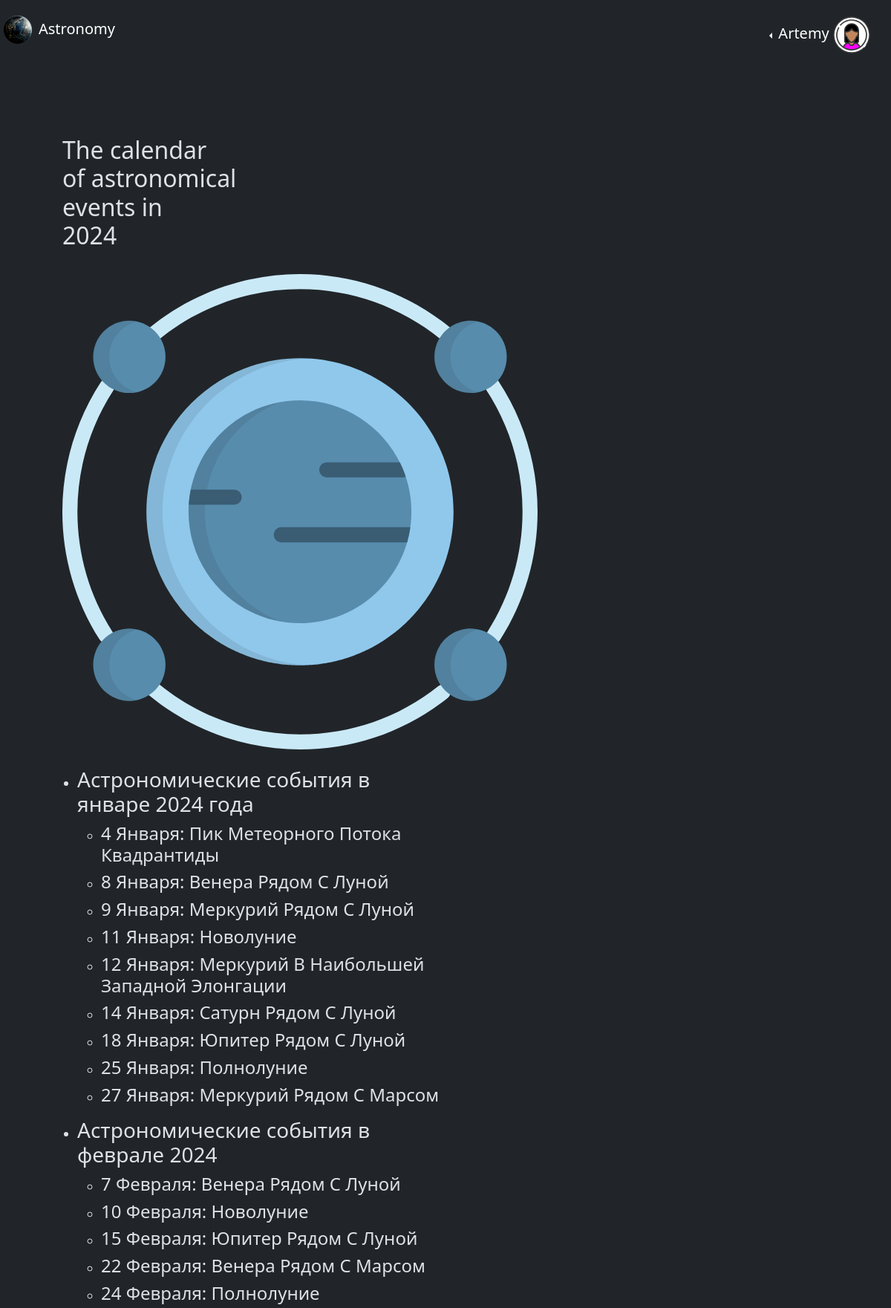
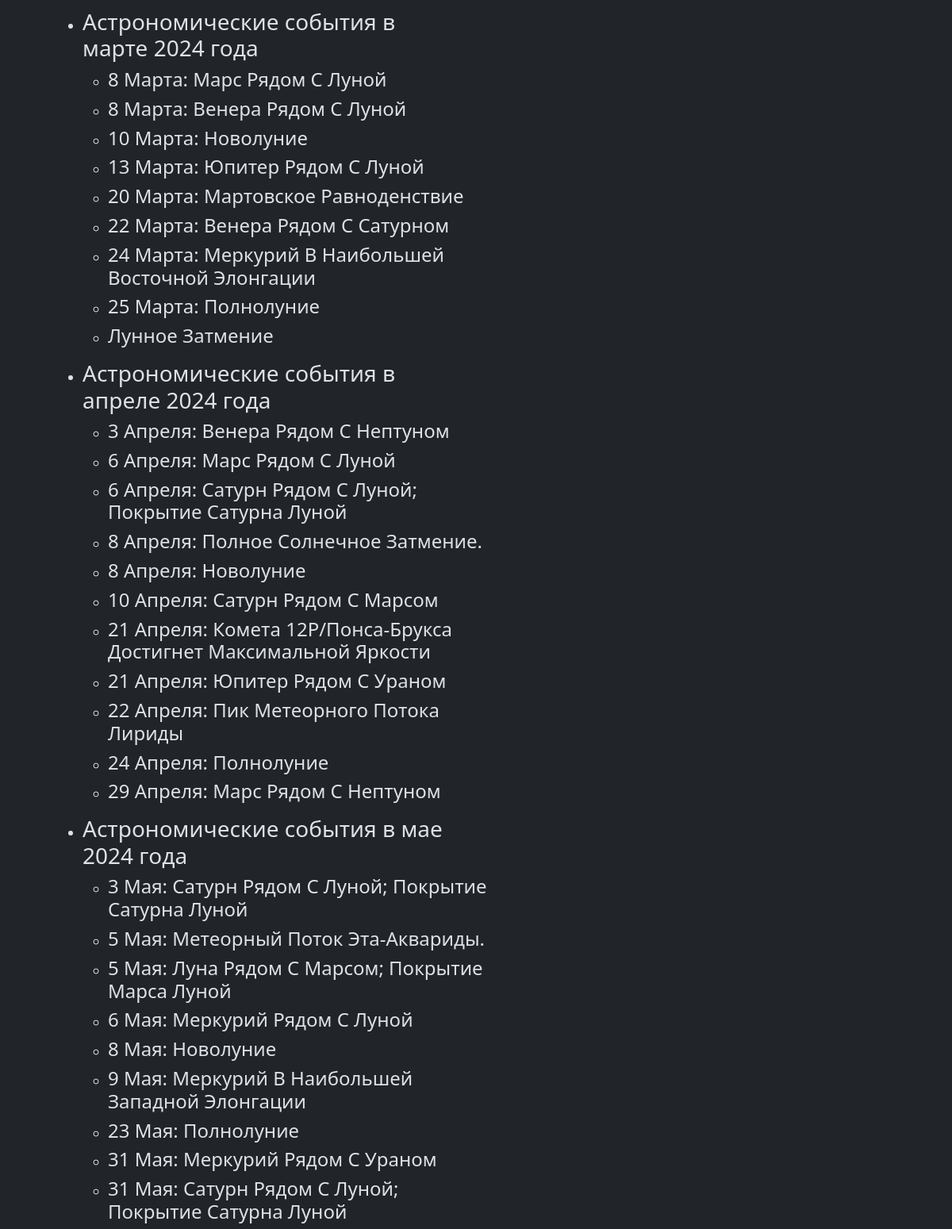
The page /astronomy-site/astronomical-calendar (signed in, upper part) on the database its author committed (2 pictures, top to bottom).
### data/users.py (models this page shows, shortened)
class User(SqlBase, UserMixin):
    __tablename__ = 'users'
    id = sqlalchemy.Column(
        sqlalchemy.Integer, primary_key=True, autoincrement=True)
    username = sqlalchemy.Column(
        sqlalchemy.Integer, unique=True, index=True)
    email = sqlalchemy.Column(sqlalchemy.String, unique=True)
    profile_image = sqlalchemy.Column(sqlalchemy.String)
    age = sqlalchemy.Column(sqlalchemy.Integer)
    gender = sqlalchemy.Column(sqlalchemy.String)
    hashed_password = sqlalchemy.Column(sqlalchemy.String)
    profile_url = sqlalchemy.Column(sqlalchemy.String)
    created_date = sqlalchemy.Column(
        sqlalchemy.DateTime, default=dt.datetime.now)
    records = orm.relationship('Records', back_populates="user")

### data/events.py (models this page shows)
class Events(SqlBase):
    __tablename__ = "astronomical_events"
    id = sqlalchemy.Column(sqlalchemy.Integer, autoincrement=True, primary_key=True)
    date_of_event = sqlalchemy.Column(sqlalchemy.String)
    events = sqlalchemy.Column(sqlalchemy.String)

### server.py (the view)
@ app.route("/astronomy-site/astronomical-calendar", methods=['GET', 'POST'])
@ login_required
def astro_calendar():  # Функция с созданием страницы астрономического календаря.
    data_base_session = new_session()
    events_dict = {}
    if not data_base_session.query(Events).all():
        get_data_from_web_site()
    for info in data_base_session.query(Events).all():
        events_dict[info.date_of_event] = info.events.split(", ")
    return render_template("astronomical_calendar.html", title="Astronomical calendar", events_dict=events_dict)

### data/data_base_session.py (called while the page is built)
def new_session() -> Session:
    global __main_factory
    return __main_factory()

### server.py (called while the page is built)
@login_manager.user_loader
def load_user(user_id):
    data_base_session = new_session()
    return data_base_session.query(User).get(user_id)

### templates/astronomical_calendar.html
{%extends "base.html"%}
{%block content%}
<div class="container" style="margin-left: 0; padding-left: 0;">
    <div class="container-fluid">
        <h2>The calendar <br>
            of astronomical <br>
            events in <br>
            2024</h2>
        <br>
        <div class="right-image">
            <img src="/static//images/galaxy.svg" alt="" style="max-width: 70%; max-height: 70%;">
        </div>
        <br>
    </div>
    {%for key, value in events_dict.items()%}
    <ul>
        <li>
            <h3>{{key}}</h3>
        </li>
        <ul>
            {%for val in value%}
            <li>
                <h4>{{val}}</h4>
            </li>
            {%endfor%}
        </ul>
    </ul>
    {%endfor%}
</div>
{%endblock%}

### templates/base.html (shortened to what this page needs)
<!DOCTYPE html>
<html lang="en" data-bs-theme="dark">
<head>
  <link href="https://cdn.jsdelivr.net/npm/bootstrap@5.3.3/dist/css/bootstrap.min.css" rel="stylesheet" />
  <link rel="stylesheet" href="/static/css/style._for_main_page.css" />
</head>
<body>
  <header>
    <div class="container-1" style="flex-wrap: wrap;">
      <div class="first-nav">
        <a href="/astronomy-site">
          <nav>
            <img src="/static/images/logo.png" alt="" />
            <p>Astronomy</p>
          </nav>
        </a>
      </div>
      <div class="second-nav bg-dark">
        <div class="dropdown dropstart text-end position" style="max-width: 30%;">
          <button type="button" class="btn btn-dark dropdown-toggle bg-dark text-white" data-bs-toggle="dropdown">
            {%if current_user.is_authenticated%}
            <span style="font-size: 20px; ">{{current_user.username}} <img class="rounded-circle"
                src={{current_user.profile_image}} alt="" style="width: 50px; height: 50px;"></span>
            {%else%}
            <span style="font-size: 20px; "><img class="rounded-circle" src="/static/images/anonym.svg" alt=""
                style="width: 50px; height: 50px;"></span>
            {%endif%}
          </button>
        </div>
      </div>
    </div>
  </header>
  <main role="main" class="container mt-5">{%block content%}{%endblock%}</main>
</body>
</html>

### static/css/style._for_main_page.css (style rules this page uses)
header .container-1 { max-width: 100vw; padding: 0; margin: 0; position: sticky; padding-left: 4px; }
header .container-1 a { font-size: 20px; text-decoration: none; color: white; }
.container-1 { max-width: 100vw; padding: 0; margin: 0; display: flex; justify-content: space-between; position: sticky; padding-left: 4px; margin-top: 4px; }
.first-nav { margin-top: 2px; align-self: center; float: left; width: 50%; padding-bottom: 4px; }
.first-nav nav { display: flex; }
.first-nav nav p { margin: 0; padding: 0; margin-left: 8px; justify-content: center; align-self: center; }
.first-nav img { max-width: 60px; max-height: 60px; margin-top: 2px; }
.second-nav { padding: 0; margin: 0; padding-top: 15px; padding-right: 15px; }
.container-1 .first-nav { text-align: left; align-self: center; }
main { max-width: 100%; max-height: 100%; }
.container { margin-top: 13vh; max-width: 90%; max-height: 90%; }
li { max-width: 40vw; }
p { font-size: 20px; }
.right-image { max-width: 100%; max-height: 100%; overflow-y: auto; animation: slideFromRight 1s ease forwards; }

### rows shown on the page
User: username "Artemy", profile_image (picture)
Events: date_of_event "Астрономические события в январе 2024 года", value "4 Января: Пик Метеорного Потока Квадрантиды" "8 Января: Венера Рядом С Луной" "9 Января: Меркурий Рядом С Луной" "11 Января: Новолуние" "12 Января: Меркурий В Наибольшей Западной Элонгации" "14 Января: Сатурн Рядом С Луной" "18 Января: Юпитер Рядом С Луной" "25 Января: Полнолуние" "27 Января: Меркурий Рядом С Марсом"
Events: date_of_event "Астрономические события в феврале 2024", value "7 Февраля: Венера Рядом С Луной" "10 Февраля: Новолуние" "15 Февраля: Юпитер Рядом С Луной" "22 Февраля: Венера Рядом С Марсом" "24 Февраля: Полнолуние"
Events: date_of_event "Астрономические события в марте 2024 года", value "8 Марта: Марс Рядом С Луной" "8 Марта: Венера Рядом С Луной" "10 Марта: Новолуние" "13 Марта: Юпитер Рядом С Луной" "20 Марта: Мартовское Равноденствие" "22 Марта: Венера Рядом С Сатурном" "24 Марта: Меркурий В Наибольшей Восточной Элонгации" "25 Марта: Полнолуние" "Лунное Затмение"
Events: date_of_event "Астрономические события в апреле 2024 года", value "3 Апреля: Венера Рядом С Нептуном" "6 Апреля: Марс Рядом С Луной" "6 Апреля: Сатурн Рядом С Луной; Покрытие Сатурна Луной" "8 Апреля: Полное Солнечное Затмение." "8 Апреля: Новолуние" "10 Апреля: Сатурн Рядом С Марсом" "21 Апреля: Комета 12P/Понса-Брукса Достигнет Максимальной Яркости" "21 Апреля: Юпитер Рядом С Ураном" "22 Апреля: Пик Метеорного Потока Лириды" "24 Апреля: Полнолуние" "29 Апреля: Марс Рядом С Нептуном"
Events: date_of_event "Астрономические события в мае 2024 года", value "3 Мая: Сатурн Рядом С Луной; Покрытие Сатурна Луной" "5 Мая: Метеорный Поток Эта-Аквариды." "5 Мая: Луна Рядом С Марсом; Покрытие Марса Луной" "6 Мая: Меркурий Рядом С Луной" "8 Мая: Новолуние" "9 Мая: Меркурий В Наибольшей Западной Элонгации" "23 Мая: Полнолуние" "31 Мая: Меркурий Рядом С Ураном" "31 Мая: Сатурн Рядом С Луной; Покрытие Сатурна Луной"
